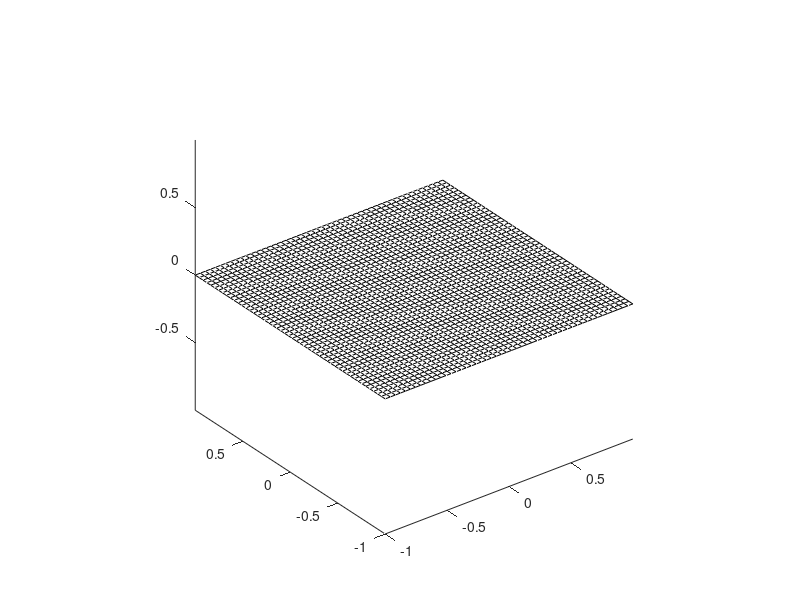

This chart was generated by the following MATLAB code: (Note: this script raises an error after producing the figure.)
clear
clc

%% Para o texto dos nós:
afastamento = .075;

%% Quantidade de pontos:
N = 50;
step = 2/(N-1);

%% Local coordinates:
X = -1:step:1;
Y = -1:step:1;
[Ksi,Eta] = meshgrid(X,Y);

% I - column number.
% J - row number.

%% Nodes:
Node(1,1).pos = [-1 -1 0];
Node(2,1).pos = [0 -1 0];
Node(3,1).pos = [1 -1 0];
Node(1,2).pos = [-1 0 0];
Node(2,2).pos = [0 0 0];
Node(3,2).pos = [1 0 0];
Node(1,3).pos = [-1 1 0];
Node(2,3).pos = [0 1 0];
Node(3,3).pos = [1 1 0];

%% Shape functions:
N11 = @(Ksi,Eta) .25 .* Ksi .* Eta .* (Ksi-1) .* (Eta-1);
N21 = @(Ksi,Eta) .5 .* Eta .* (1-Ksi.^2) .* (Eta-1);
N31 = @(Ksi,Eta) .25 .* Ksi .* Eta .* (Ksi+1) .* (Eta-1);
N12 = @(Ksi,Eta) .5 .* Ksi .* (1-Eta.^2) .* (Ksi-1);   
N22 = @(Ksi,Eta) (1-Ksi.^2) .* (1-Eta.^2); 
N32 = @(Ksi,Eta) .5 .* Ksi .* (1-Eta.^2) .* (Ksi+1);
N13 = @(Ksi,Eta) .25 .* Ksi .* Eta .* (Ksi-1) .* (Eta+1);
N23 = @(Ksi,Eta) .5 .* Eta .* (1-Ksi.^2) .* (Eta+1);
N33 = @(Ksi,Eta) .25 .* Ksi .* Eta .* (Ksi+1) .* (Eta+1);

pos = [Node(:).pos];

%% Figure properties 
figure

hold on; % Keep old plots
view(3); % Standard 3d view
set(gcf, 'Position', get(0, 'Screensize')); % Full screen
% colormap hot;

%% Plotting element:
mesh(Ksi, Eta, zeros(N), 'FaceColor', 'none', 'EdgeColor', 'k');

%% Plotting shape function:
axis equal;
plotShape(Ksi, Eta, Node, N11, '2nd','11');

%% Plotting nodes and node texts:
plot3(pos(1:3:27), pos(2:3:27), pos(3:3:27), 'ro', 'MarkerFaceColor', 'r');
text(Node(1,1).pos(1)-2*afastamento, Node(1,1).pos(2)-2*afastamento, afastamento,'11', 'Color', 'Red', 'FontWeight', 'bold', 'FontSize', 15);
text(Node(2,1).pos(1), Node(2,1).pos(2)-afastamento, afastamento,'21', 'Color', 'Red', 'FontWeight', 'bold', 'FontSize', 15);
text(Node(3,1).pos(1)+afastamento, Node(3,1).pos(2)-afastamento, afastamento,'31', 'Color', 'Red', 'FontWeight', 'bold', 'FontSize', 15);
text(Node(1,2).pos(1)-afastamento, Node(1,2).pos(2), afastamento,'12', 'Color', 'Red', 'FontWeight', 'bold', 'FontSize', 15);
text(Node(2,2).pos(1), Node(2,2).pos(2), afastamento,'22', 'Color', 'Red', 'FontWeight', 'bold', 'FontSize', 15);
text(Node(3,2).pos(1)+afastamento, Node(3,2).pos(2), afastamento,'32', 'Color', 'Red', 'FontWeight', 'bold', 'FontSize', 15);
text(Node(1,3).pos(1)-afastamento, Node(1,3).pos(2)+afastamento, afastamento,'13', 'Color', 'Red', 'FontWeight', 'bold', 'FontSize', 15);
text(Node(2,3).pos(1), Node(2,3).pos(2)+afastamento, afastamento,'23', 'Color', 'Red', 'FontWeight', 'bold', 'FontSize', 15);
text(Node(3,3).pos(1)+afastamento, Node(3,3).pos(2)+afastamento, afastamento,'33', 'Color', 'Red', 'FontWeight', 'bold', 'FontSize', 15);